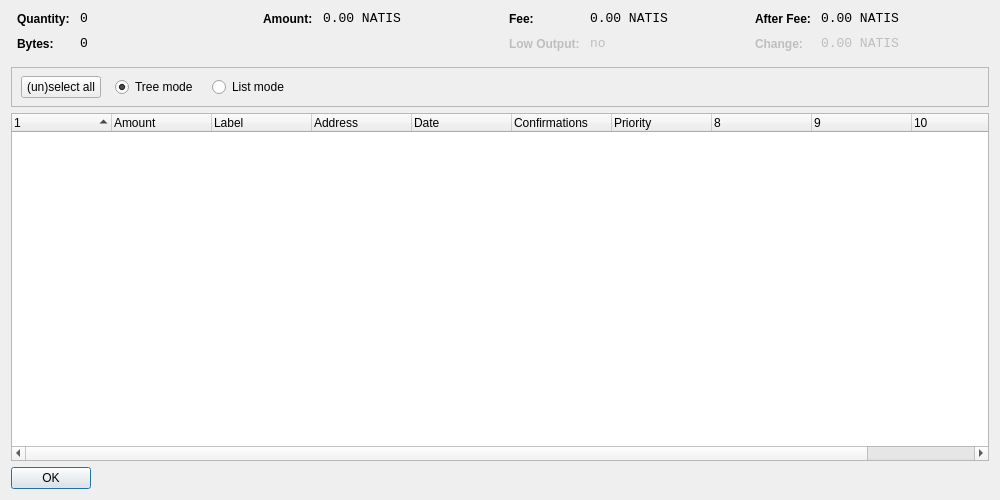
<?xml version="1.0" encoding="UTF-8"?>
<ui version="4.0">
 <class>CoinControlDialog</class>
 <widget class="QDialog" name="CoinControlDialog">
  <property name="geometry">
   <rect>
    <x>0</x>
    <y>0</y>
    <width>1000</width>
    <height>500</height>
   </rect>
  </property>
  <property name="windowTitle">
   <string>Coin Control</string>
  </property>
  <layout class="QVBoxLayout" name="verticalLayout">
   <item>
    <layout class="QHBoxLayout" name="horizontalLayoutTop" stretch="0,0,0,0">
     <property name="topMargin">
      <number>0</number>
     </property>
     <property name="bottomMargin">
      <number>10</number>
     </property>
     <item>
      <layout class="QFormLayout" name="formLayoutCoinControl1">
       <property name="horizontalSpacing">
        <number>10</number>
       </property>
       <property name="verticalSpacing">
        <number>10</number>
       </property>
       <property name="leftMargin">
        <number>6</number>
       </property>
       <property name="rightMargin">
        <number>6</number>
       </property>
       <item row="0" column="0">
        <widget class="QLabel" name="labelCoinControlQuantityText">
         <property name="styleSheet">
          <string notr="true">font-weight:bold;</string>
         </property>
         <property name="text">
          <string>Quantity:</string>
         </property>
        </widget>
       </item>
       <item row="0" column="1">
        <widget class="QLabel" name="labelCoinControlQuantity">
         <property name="font">
          <font>
           <family>Monospace</family>
           <pointsize>10</pointsize>
          </font>
         </property>
         <property name="cursor">
          <cursorShape>IBeamCursor</cursorShape>
         </property>
         <property name="contextMenuPolicy">
          <enum>Qt::ActionsContextMenu</enum>
         </property>
         <property name="text">
          <string notr="true">0</string>
         </property>
         <property name="textInteractionFlags">
          <set>Qt::LinksAccessibleByMouse|Qt::TextSelectableByKeyboard|Qt::TextSelectableByMouse</set>
         </property>
        </widget>
       </item>
       <item row="1" column="0">
        <widget class="QLabel" name="labelCoinControlBytesText">
         <property name="styleSheet">
          <string notr="true">font-weight:bold;</string>
         </property>
         <property name="text">
          <string>Bytes:</string>
         </property>
        </widget>
       </item>
       <item row="1" column="1">
        <widget class="QLabel" name="labelCoinControlBytes">
         <property name="font">
          <font>
           <family>Monospace</family>
           <pointsize>10</pointsize>
          </font>
         </property>
         <property name="cursor">
          <cursorShape>IBeamCursor</cursorShape>
         </property>
         <property name="contextMenuPolicy">
          <enum>Qt::ActionsContextMenu</enum>
         </property>
         <property name="text">
          <string notr="true">0</string>
         </property>
         <property name="textInteractionFlags">
          <set>Qt::LinksAccessibleByMouse|Qt::TextSelectableByKeyboard|Qt::TextSelectableByMouse</set>
         </property>
        </widget>
       </item>
      </layout>
     </item>
     <item>
      <layout class="QFormLayout" name="formLayoutCoinControl2">
       <property name="horizontalSpacing">
        <number>10</number>
       </property>
       <property name="verticalSpacing">
        <number>10</number>
       </property>
       <property name="leftMargin">
        <number>6</number>
       </property>
       <property name="rightMargin">
        <number>6</number>
       </property>
       <item row="0" column="0">
        <widget class="QLabel" name="labelCoinControlAmountText">
         <property name="styleSheet">
          <string notr="true">font-weight:bold;</string>
         </property>
         <property name="text">
          <string>Amount:</string>
         </property>
        </widget>
       </item>
       <item row="0" column="1">
        <widget class="QLabel" name="labelCoinControlAmount">
         <property name="font">
          <font>
           <family>Monospace</family>
           <pointsize>10</pointsize>
          </font>
         </property>
         <property name="cursor">
          <cursorShape>IBeamCursor</cursorShape>
         </property>
         <property name="contextMenuPolicy">
          <enum>Qt::ActionsContextMenu</enum>
         </property>
         <property name="text">
          <string notr="true">0.00 NATIS</string>
         </property>
         <property name="textInteractionFlags">
          <set>Qt::LinksAccessibleByMouse|Qt::TextSelectableByKeyboard|Qt::TextSelectableByMouse</set>
         </property>
        </widget>
       </item>
      </layout>
     </item>
     <item>
      <layout class="QFormLayout" name="formLayoutCoinControl3">
       <property name="horizontalSpacing">
        <number>10</number>
       </property>
       <property name="verticalSpacing">
        <number>10</number>
       </property>
       <property name="leftMargin">
        <number>6</number>
       </property>
       <property name="rightMargin">
        <number>6</number>
       </property>
       <item row="0" column="0">
        <widget class="QLabel" name="labelCoinControlFeeText">
         <property name="styleSheet">
          <string notr="true">font-weight:bold;</string>
         </property>
         <property name="text">
          <string>Fee:</string>
         </property>
        </widget>
       </item>
       <item row="0" column="1">
        <widget class="QLabel" name="labelCoinControlFee">
         <property name="font">
          <font>
           <family>Monospace</family>
           <pointsize>10</pointsize>
          </font>
         </property>
         <property name="cursor">
          <cursorShape>IBeamCursor</cursorShape>
         </property>
         <property name="contextMenuPolicy">
          <enum>Qt::ActionsContextMenu</enum>
         </property>
         <property name="text">
          <string notr="true">0.00 NATIS</string>
         </property>
         <property name="textInteractionFlags">
          <set>Qt::LinksAccessibleByMouse|Qt::TextSelectableByKeyboard|Qt::TextSelectableByMouse</set>
         </property>
        </widget>
       </item>
       <item row="1" column="0">
        <widget class="QLabel" name="labelCoinControlLowOutputText">
         <property name="enabled">
          <bool>false</bool>
         </property>
         <property name="styleSheet">
          <string notr="true">font-weight:bold;</string>
         </property>
         <property name="text">
          <string>Low Output:</string>
         </property>
        </widget>
       </item>
       <item row="1" column="1">
        <widget class="QLabel" name="labelCoinControlLowOutput">
         <property name="enabled">
          <bool>false</bool>
         </property>
         <property name="font">
          <font>
           <family>Monospace</family>
           <pointsize>10</pointsize>
          </font>
         </property>
         <property name="cursor">
          <cursorShape>IBeamCursor</cursorShape>
         </property>
         <property name="contextMenuPolicy">
          <enum>Qt::ActionsContextMenu</enum>
         </property>
         <property name="text">
          <string notr="true">no</string>
         </property>
         <property name="textInteractionFlags">
          <set>Qt::LinksAccessibleByMouse|Qt::TextSelectableByKeyboard|Qt::TextSelectableByMouse</set>
         </property>
        </widget>
       </item>
      </layout>
     </item>
     <item>
      <layout class="QFormLayout" name="formLayoutCoinControl4">
       <property name="horizontalSpacing">
        <number>10</number>
       </property>
       <property name="verticalSpacing">
        <number>10</number>
       </property>
       <property name="leftMargin">
        <number>6</number>
       </property>
       <property name="rightMargin">
        <number>6</number>
       </property>
       <item row="0" column="0">
        <widget class="QLabel" name="labelCoinControlAfterFeeText">
         <property name="styleSheet">
          <string notr="true">font-weight:bold;</string>
         </property>
         <property name="text">
          <string>After Fee:</string>
         </property>
        </widget>
       </item>
       <item row="0" column="1">
        <widget class="QLabel" name="labelCoinControlAfterFee">
         <property name="font">
          <font>
           <family>Monospace</family>
           <pointsize>10</pointsize>
          </font>
         </property>
         <property name="cursor">
          <cursorShape>IBeamCursor</cursorShape>
         </property>
         <property name="contextMenuPolicy">
          <enum>Qt::ActionsContextMenu</enum>
         </property>
         <property name="text">
          <string notr="true">0.00 NATIS</string>
         </property>
         <property name="textInteractionFlags">
          <set>Qt::LinksAccessibleByMouse|Qt::TextSelectableByKeyboard|Qt::TextSelectableByMouse</set>
         </property>
        </widget>
       </item>
       <item row="1" column="0">
        <widget class="QLabel" name="labelCoinControlChangeText">
         <property name="enabled">
          <bool>false</bool>
         </property>
         <property name="styleSheet">
          <string notr="true">font-weight:bold;</string>
         </property>
         <property name="text">
          <string>Change:</string>
         </property>
        </widget>
       </item>
       <item row="1" column="1">
        <widget class="QLabel" name="labelCoinControlChange">
         <property name="enabled">
          <bool>false</bool>
         </property>
         <property name="font">
          <font>
           <family>Monospace</family>
           <pointsize>10</pointsize>
          </font>
         </property>
         <property name="cursor">
          <cursorShape>IBeamCursor</cursorShape>
         </property>
         <property name="contextMenuPolicy">
          <enum>Qt::ActionsContextMenu</enum>
         </property>
         <property name="text">
          <string notr="true">0.00 NATIS</string>
         </property>
         <property name="textInteractionFlags">
          <set>Qt::LinksAccessibleByMouse|Qt::TextSelectableByKeyboard|Qt::TextSelectableByMouse</set>
         </property>
        </widget>
       </item>
      </layout>
     </item>
    </layout>
   </item>
   <item>
    <widget class="QFrame" name="frame">
     <property name="minimumSize">
      <size>
       <width>0</width>
       <height>40</height>
      </size>
     </property>
     <property name="frameShape">
      <enum>QFrame::StyledPanel</enum>
     </property>
     <property name="frameShadow">
      <enum>QFrame::Sunken</enum>
     </property>
     <widget class="QWidget" name="horizontalLayoutWidget">
      <property name="geometry">
       <rect>
        <x>10</x>
        <y>0</y>
        <width>781</width>
        <height>41</height>
       </rect>
      </property>
      <layout class="QHBoxLayout" name="horizontalLayoutPanel" stretch="0,0,0,0,0">
       <property name="spacing">
        <number>14</number>
       </property>
       <item>
        <widget class="QPushButton" name="pushButtonSelectAll">
         <property name="sizePolicy">
          <sizepolicy hsizetype="Maximum" vsizetype="Fixed">
           <horstretch>0</horstretch>
           <verstretch>0</verstretch>
          </sizepolicy>
         </property>
         <property name="text">
          <string>(un)select all</string>
         </property>
        </widget>
       </item>
       <item>
        <widget class="QRadioButton" name="radioTreeMode">
         <property name="sizePolicy">
          <sizepolicy hsizetype="Maximum" vsizetype="Fixed">
           <horstretch>0</horstretch>
           <verstretch>0</verstretch>
          </sizepolicy>
         </property>
         <property name="text">
          <string>Tree mode</string>
         </property>
         <property name="checked">
          <bool>true</bool>
         </property>
        </widget>
       </item>
       <item>
        <widget class="QRadioButton" name="radioListMode">
         <property name="sizePolicy">
          <sizepolicy hsizetype="Maximum" vsizetype="Fixed">
           <horstretch>0</horstretch>
           <verstretch>0</verstretch>
          </sizepolicy>
         </property>
         <property name="text">
          <string>List mode</string>
         </property>
        </widget>
       </item>
       <item>
        <spacer name="horizontalSpacer">
         <property name="orientation">
          <enum>Qt::Horizontal</enum>
         </property>
         <property name="sizeHint" stdset="0">
          <size>
           <width>40</width>
           <height>20</height>
          </size>
         </property>
        </spacer>
       </item>
      </layout>
     </widget>
    </widget>
   </item>
   <item>
    <widget class="CoinControlTreeWidget" name="treeWidget">
     <property name="contextMenuPolicy">
      <enum>Qt::CustomContextMenu</enum>
     </property>
     <property name="sortingEnabled">
      <bool>false</bool>
     </property>
     <property name="columnCount">
      <number>11</number>
     </property>
     <attribute name="headerShowSortIndicator" stdset="0">
      <bool>true</bool>
     </attribute>
     <attribute name="headerStretchLastSection">
      <bool>false</bool>
     </attribute>
     <column>
      <property name="text">
       <string/>
      </property>
     </column>
     <column>
      <property name="text">
       <string>Amount</string>
      </property>
     </column>
     <column>
      <property name="text">
       <string>Label</string>
      </property>
     </column>
     <column>
      <property name="text">
       <string>Address</string>
      </property>
     </column>
     <column>
      <property name="text">
       <string>Date</string>
      </property>
     </column>
     <column>
      <property name="text">
       <string>Confirmations</string>
      </property>
      <property name="toolTip">
       <string>Confirmed</string>
      </property>
     </column>
     <column>
      <property name="text">
       <string>Priority</string>
      </property>
     </column>
     <column>
      <property name="text">
       <string/>
      </property>
     </column>
     <column>
      <property name="text">
       <string/>
      </property>
     </column>
     <column>
      <property name="text">
       <string/>
      </property>
     </column>
     <column>
      <property name="text">
       <string/>
      </property>
     </column>
    </widget>
   </item>
   <item>
    <widget class="QDialogButtonBox" name="buttonBox">
     <property name="sizePolicy">
      <sizepolicy hsizetype="Maximum" vsizetype="Fixed">
       <horstretch>0</horstretch>
       <verstretch>0</verstretch>
      </sizepolicy>
     </property>
     <property name="orientation">
      <enum>Qt::Horizontal</enum>
     </property>
     <property name="standardButtons">
      <set>QDialogButtonBox::Ok</set>
     </property>
    </widget>
   </item>
  </layout>
 </widget>
 <customwidgets>
  <customwidget>
   <class>CoinControlTreeWidget</class>
   <extends>QTreeWidget</extends>
   <header>coincontroltreewidget.h</header>
  </customwidget>
 </customwidgets>
 <resources/>
 <connections/>
</ui>
